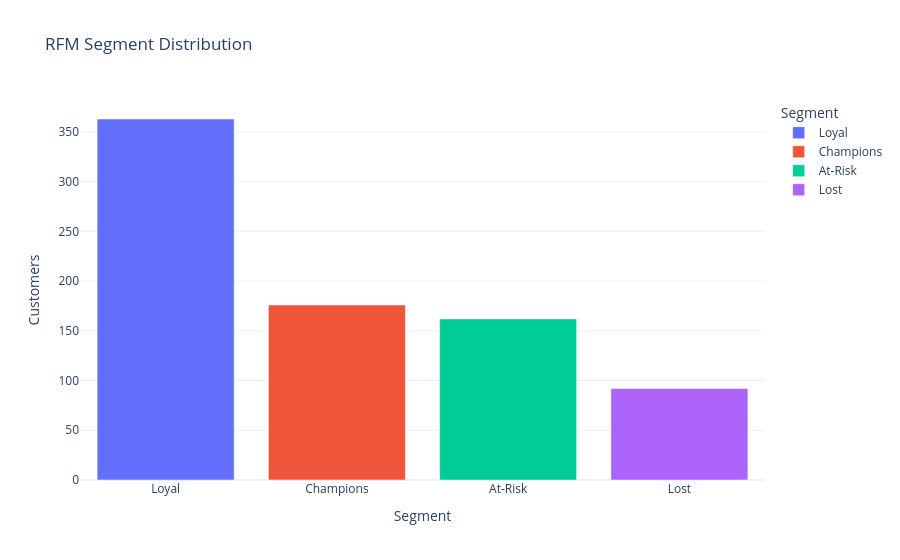

Source (notebook cell):
### Markdown cell above
## Layer 2) RFM Customer Segmentation

### Code cell
# -----------------------------
# Layer 2: RFM segmentation
# -----------------------------
rfm_base = df.dropna(subset=['Order Date', 'Customer ID']).copy()
snapshot_date = rfm_base['Order Date'].max() + pd.Timedelta(days=1)

rfm = rfm_base.groupby('Customer ID', as_index=False).agg(
    Recency=('Order Date', lambda x: (snapshot_date - x.max()).days),
    Frequency=('Order ID', 'nunique'),
    Monetary=('Sales', 'sum')
)

# Quantile scores: Recency is reversed because lower recency means a more recent customer
rfm['R_Score'] = pd.qcut(rfm['Recency'].rank(method='first'), 4, labels=[4, 3, 2, 1]).astype(int)
rfm['F_Score'] = pd.qcut(rfm['Frequency'].rank(method='first'), 4, labels=[1, 2, 3, 4]).astype(int)
rfm['M_Score'] = pd.qcut(rfm['Monetary'].rank(method='first'), 4, labels=[1, 2, 3, 4]).astype(int)
rfm['RFM_Score'] = rfm[['R_Score', 'F_Score', 'M_Score']].sum(axis=1)

conditions = [
    (rfm['R_Score'] >= 3) & (rfm['F_Score'] >= 3) & (rfm['M_Score'] >= 3),
    (rfm['R_Score'] >= 2) & (rfm['F_Score'] >= 3),
    (rfm['R_Score'] <= 2) & (rfm['F_Score'] >= 2),
    (rfm['R_Score'] == 1)
]
choices = ['Champions', 'Loyal', 'At-Risk', 'Lost']
rfm['Segment'] = np.select(conditions, choices, default='Loyal')

rfm_summary = rfm.groupby('Segment', as_index=False).agg(
    Customers=('Customer ID', 'count'),
    Avg_Recency=('Recency', 'mean'),
    Avg_Frequency=('Frequency', 'mean'),
    Avg_Monetary=('Monetary', 'mean')
).sort_values('Customers', ascending=False)

fig_rfm = px.bar(rfm_summary, x='Segment', y='Customers', color='Segment', title='RFM Segment Distribution', template='plotly_white')
fig_rfm.show()

display(rfm_summary)

display(Markdown(
    'Insight: Champions and Loyal customers should be retained with perks and priority service, while At-Risk and Lost customers need win-back campaigns.'
))

### Figure 1 — Plotly figure (JSON) as saved in the notebook; plotly's stock layout.template omitted (floating-point values rounded to 4 significant figures)
{"data": [{"hovertemplate": "Segment=%{x}<br>Customers=%{y}<extra></extra>", "legendgroup": "Loyal", "marker": {"color": "#636efa", "pattern": {"shape": ""}}, "name": "Loyal", "orientation": "v", "showlegend": true, "textposition": "auto", "type": "bar", "x": ["Loyal"], "xaxis": "x", "y": [363], "yaxis": "y"}, {"hovertemplate": "Segment=%{x}<br>Customers=%{y}<extra></extra>", "legendgroup": "Champions", "marker": {"color": "#EF553B", "pattern": {"shape": ""}}, "name": "Champions", "orientation": "v", "showlegend": true, "textposition": "auto", "type": "bar", "x": ["Champions"], "xaxis": "x", "y": [176], "yaxis": "y"}, {"hovertemplate": "Segment=%{x}<br>Customers=%{y}<extra></extra>", "legendgroup": "At-Risk", "marker": {"color": "#00cc96", "pattern": {"shape": ""}}, "name": "At-Risk", "orientation": "v", "showlegend": true, "textposition": "auto", "type": "bar", "x": ["At-Risk"], "xaxis": "x", "y": [162], "yaxis": "y"}, {"hovertemplate": "Segment=%{x}<br>Customers=%{y}<extra></extra>", "legendgroup": "Lost", "marker": {"color": "#ab63fa", "pattern": {"shape": ""}}, "name": "Lost", "orientation": "v", "showlegend": true, "textposition": "auto", "type": "bar", "x": ["Lost"], "xaxis": "x", "y": [92], "yaxis": "y"}], "layout": {"barmode": "relative", "legend": {"title": {"text": "Segment"}, "tracegroupgap": 0}, "title": {"text": "RFM Segment Distribution"}, "xaxis": {"anchor": "y", "categoryarray": ["Loyal", "Champions", "At-Risk", "Lost"], "categoryorder": "array", "domain": [0, 1], "title": {"text": "Segment"}}, "yaxis": {"anchor": "x", "domain": [0, 1], "title": {"text": "Customers"}}}}
